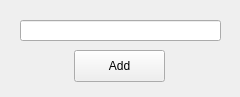
<?xml version="1.0" encoding="UTF-8"?>
<ui version="4.0">
 <class>Form</class>
 <widget class="QWidget" name="Form">
  <property name="geometry">
   <rect>
    <x>0</x>
    <y>0</y>
    <width>240</width>
    <height>97</height>
   </rect>
  </property>
  <property name="windowTitle">
   <string>add contact</string>
  </property>
  <widget class="QLineEdit" name="lineEdit">
   <property name="geometry">
    <rect>
     <x>20</x>
     <y>20</y>
     <width>201</width>
     <height>21</height>
    </rect>
   </property>
  </widget>
  <widget class="QPushButton" name="pushAdd">
   <property name="geometry">
    <rect>
     <x>74</x>
     <y>50</y>
     <width>91</width>
     <height>32</height>
    </rect>
   </property>
   <property name="text">
    <string>Add</string>
   </property>
  </widget>
 </widget>
 <resources/>
 <connections/>
</ui>
